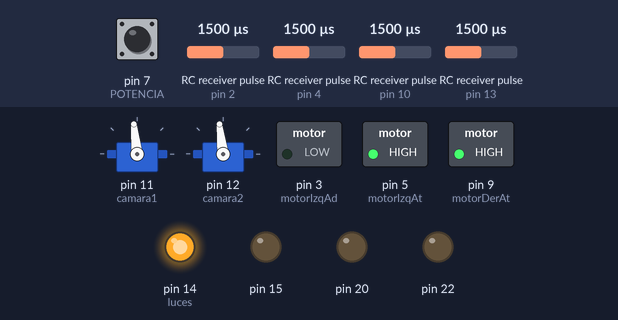
Simulated run of this sketch. Board: Arduino Mega 2560, built with avr-gcc and run on an emulated ATmega2560. Shown: 2 × servo, switched loads named in the sketch (green lamp = pin HIGH), output pins drawn as LEDs (lit = HIGH). Wiring (inferred from the names in the program): 4 × RC receiver channel: data pin 2 / data pin 4 / data pin 10 / data pin 13. The inputs (shaded band) are chosen by the test bench; at power-on: RC receiver pulse (sensors on pin 2, pin 4, pin 10, pin 13) 1500 µs, pin 7 (POTENCIA) HIGH.

Above: at 1.3 s.
1.4 s: RC receiver pulse (sensor on pin 2) set to 1020 µs
At 2.62 s:
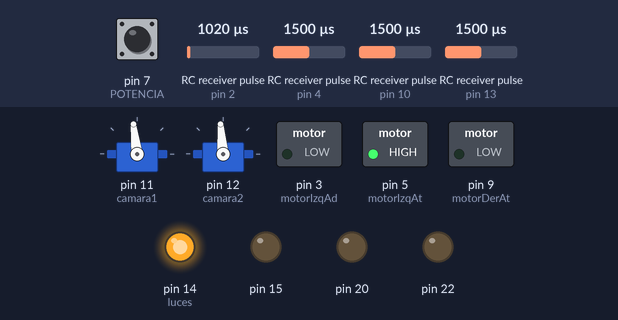
4.4 s: RC receiver pulse (sensor on pin 4) set to 1390 µs
At 6.02 s:
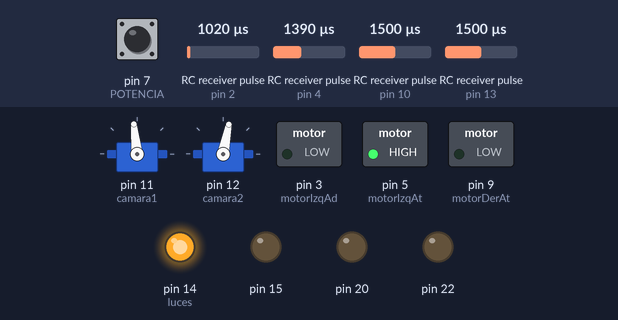
7.4 s: RC receiver pulse (sensor on pin 10) set to 1020 µs
At 8.76 s:
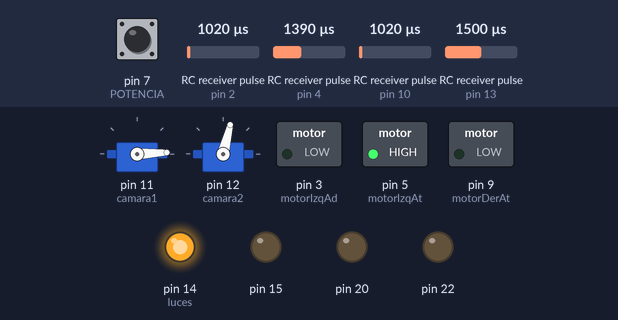
10.4 s: RC receiver pulse (sensor on pin 13) set to 1415 µs
13.4 s: RC receiver pulse (sensor on pin 13) set to 1400 µs
16.4 s: RC receiver pulse (sensor on pin 2) set to 1500 µs
At 16.7 s:
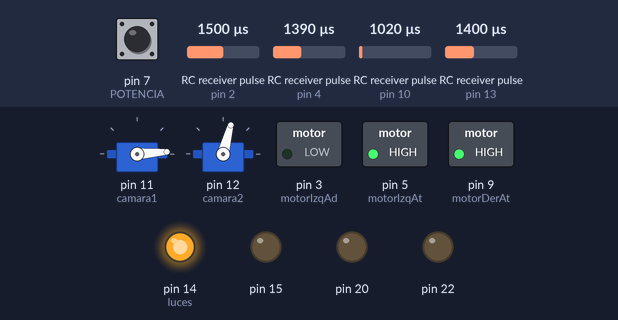
Timing chart, 0 to 20.4 s (numbered marks = the images above; inputs shaded):
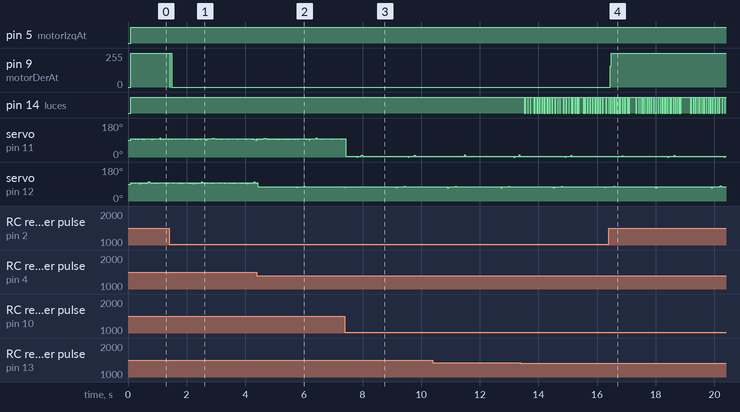

Measured:
- after the input at 1.4 s, pin 9 (motorDerAt): 255/255 → 0/255 at once
- after the input at 16.4 s, pin 9 (motorDerAt): 0/255 → 255/255 after 0.05 s

The sketch:

codigo_tanke2.ino
```cpp
#include <EnableInterrupt.h>
#include <Servo.h>
Servo direccion;  // create servo object to control a servo
Servo camara1;
Servo camara2;

int val;
int cam ;
int cam2 ;
int motorIzqAd = 3;
int motorIzqAt = 5;
int motorDerAd = 6;
int  motorDerAt = 9;
int luces = 14;
int aux1 = 22;
int aux2 = 14;
int aux3 = 15;
const int mitad = 1500;//el valor cuando el mando esta a la mitad
long loop_timer, tiempo_ejecucion;

volatile long contPotenciaInit; // LEER MANDO RC --> POTENCIA
volatile int PulsoPotencia;
void INTpotencia() {
  if (digitalRead(7) == HIGH) contPotenciaInit = micros();
  if (digitalRead(7) == LOW)PulsoPotencia = micros() - contPotenciaInit;
}

volatile long canal13; // LEER MANDO RC --> canal5
volatile int Pulsocanal13;
void INTcanal13() {
  if (digitalRead(13) == HIGH) canal13 = micros();
  if (digitalRead(13) == LOW)Pulsocanal13 = micros() - canal13;
}

volatile long contPitchInit; // LEER MANDO RC --> PITCH
volatile int PulsoPitch;
void INTpitch() {
  if (digitalRead(4) == HIGH) contPitchInit = micros();
  if (digitalRead(4) == LOW) PulsoPitch = micros() - contPitchInit;
}
/*
volatile long contcanal7; // LEER MANDO RC --> canal7
volatile int Pulsocanal7;
void INTcanal7() {
  if (digitalRead(5) == HIGH) contcanal7 = micros();
  if (digitalRead(5) == LOW) Pulsocanal7 = micros() - contcanal7;
}
*/
volatile long contRollInit; // LEER MANDO RC --> ROLL
volatile int PulsoRoll;
void INTroll() {
  if (digitalRead(10) == HIGH) contRollInit = micros();
  if (digitalRead(10) == LOW) PulsoRoll = micros() - contRollInit;
}
/*
volatile long contcanal8; // LEER MANDO RC --> canal8
volatile int Pulsocanal8;
void INTcanal8() {
  if (digitalRead(4) == HIGH) contcanal8 = micros();
  if (digitalRead(4) == LOW) Pulsocanal8 = micros() - contcanal8;
}
*/
volatile long contYawInit; // LEER MANDO RC --> YAW
volatile int PulsoYaw;
void INTyaw() {
  if (digitalRead(2) == HIGH) contYawInit = micros();
  if (digitalRead(2) == LOW) PulsoYaw = micros() - contYawInit;
}
/*
volatile long contcanal2; // LEER MANDO RC --> canal9
volatile int Pulsocanal2;
void INTcanal2() {
  if (digitalRead(2) == HIGH) contcanal2 = micros();
  if (digitalRead(2) == LOW) Pulsocanal2 = micros() - contcanal2;
}
*/
void setup() {
  //direccion.attach(3);
  camara1.attach(11);
  camara2.attach(12);
  pinMode(3, OUTPUT);
  pinMode(5, OUTPUT);
  pinMode(7, OUTPUT);
  pinMode(9, OUTPUT);
  pinMode(20, OUTPUT);
  pinMode(22, OUTPUT);
  pinMode(14, OUTPUT);
  pinMode(15, OUTPUT);
 // pinMode(9, INPUT_PULLUP);
  /*
  //canal7
  enableInterrupt(9, INTcanal7, CHANGE);
  pinMode(4, INPUT_PULLUP);                  // canal8
  enableInterrupt(4, INTcanal8, CHANGE);
  pinMode(12, INPUT_PULLUP);                  // canal9
  enableInterrupt(12, INTcanal9, CHANGE);
   */
  pinMode(13, INPUT_PULLUP);                   // canal13
  enableInterrupt(13, INTcanal13, CHANGE);
  pinMode(2, INPUT_PULLUP);                    // YAW
  enableInterrupt(2, INTyaw, CHANGE);
  pinMode(7, INPUT_PULLUP);                    // POTENCIA
  enableInterrupt(7, INTpotencia, CHANGE);
  pinMode(4, INPUT_PULLUP);                    // PITCH
  enableInterrupt(4, INTpitch, CHANGE);
  pinMode(10, INPUT_PULLUP);                   // ROLL
  enableInterrupt(10, INTroll, CHANGE);

  Serial.begin(115200);
  delay(100);
}
////////////////////////////////////////////////////////////////////////////////////////////////////
void delante(){
  digitalWrite(motorIzqAd, HIGH);            //
    digitalWrite(motorIzqAt, LOW);             //adelante
    digitalWrite(motorDerAd, HIGH);            //
    digitalWrite( motorDerAt, LOW);             //
  }
  //////////////////////////////////////////////////////////////////////////////////////////////////////
  void atras(){
    digitalWrite(motorIzqAd, LOW);            //
    digitalWrite(motorIzqAt, HIGH);           //
    digitalWrite(motorDerAd, LOW);            //atras
    digitalWrite( motorDerAt, HIGH);           //
    }
    void derecha(){
      digitalWrite(motorIzqAd, HIGH);            //
    digitalWrite(motorIzqAt, LOW);            //
    digitalWrite(motorDerAd, LOW);            //derecha
    digitalWrite( motorDerAt, HIGH);           //
      }
  void izquierda(){
    digitalWrite(motorIzqAd, LOW);            //
    digitalWrite(motorIzqAt, HIGH);           //izquierda
    digitalWrite(motorDerAd, HIGH);           //
    digitalWrite( motorDerAt, LOW);            //
    }
 void parado(){
  digitalWrite(motorIzqAd, LOW);            //
    digitalWrite(motorIzqAt, LOW);             //parado
    digitalWrite(motorDerAd, LOW);            //
    digitalWrite( motorDerAt, LOW);             //
  }
void loop() {
  while (micros() - loop_timer < 10000);

  tiempo_ejecucion = (micros() - loop_timer) / 1000;
  loop_timer = micros();


//                                                  servo camara1
///////////////////////////////////////////////////////////////////////////////////////////////////////////////
cam2=PulsoPitch;                        //
cam2 = map(cam2, 1000, 1990, 0, 190);     //
camara2.write(cam2);                     //

//                                                  servo camara2
///////////////////////////////////////////////////////////////////////////////////////////////////////////////
cam=PulsoRoll;                        //
cam = map(cam, 1000, 1990, 0,190);     //
camara1.write(cam);                     //


//                                              luces
//////////////////////////////////////////////////////////////////////////////////////////////////////////////

if (Pulsocanal13  > 1400) {

    digitalWrite(luces, HIGH);
  } else {                             //luces
    digitalWrite(luces, LOW);
        }
//////////////////////////////////////////////////////////////////////////////////////////////////
/*
    int PulsoPotencia = map(1400, 1000, 1900, 0, 2);
 switch (PulsoPotencia) {
    case 0:                                     //  1400
     digitalWrite(motorIzqAd, LOW);             //parado
    digitalWrite(motorIzqAt, LOW);
    digitalWrite(motorDerAd, LOW);              //
    digitalWrite( motorDerAt, LOW);             //
      break;
    case 1:                                     // 1900
      digitalWrite(motorIzqAd, HIGH);           //
    digitalWrite(motorIzqAt, LOW);              //adelante
    digitalWrite(motorDerAd, HIGH);             //
    digitalWrite( motorDerAt, LOW);             //
      break;
    case 2:                                     // 1000
      digitalWrite(motorIzqAd, LOW);            //
    digitalWrite(motorIzqAt, HIGH);             //
    digitalWrite(motorDerAd, LOW);              //atras
    digitalWrite( motorDerAt, HIGH);            //
      break;

  }
  */

///////////////////////////////////////////////////////////////////////////////////////////////////////////////
  //                                                dos motores tipo tanke

 if (PulsoPotencia >= 1700) {                  //
    delante();
  }

  /*
  else {                                    //
    digitalWrite(motorIzqAd, LOW);             //
    digitalWrite(motorIzqAt, LOW);
    digitalWrite(motorDerAd, LOW);            //
    digitalWrite( motorDerAt, LOW);             //
    }

         */
if (PulsoPotencia  <= 1400) {
    atras();
  }

  /*
  else {
    digitalWrite(motorIzqAd, LOW);            //
    digitalWrite(motorIzqAt, LOW);            //
    digitalWrite(motorDerAd, LOW);            //
    digitalWrite( motorDerAt, LOW);            //
    }
    */

    if (PulsoYaw  >1700) {
    derecha();
  }

  /*
  else {
    digitalWrite(motorIzqAd, LOW);            //
    digitalWrite(motorIzqAt, LOW);            //
    digitalWrite(motorDerAd, LOW);            //
    digitalWrite( motorDerAt, LOW);            //
    }

     */
     if (PulsoYaw  < 1400) {
    izquierda();
  }

/*
else

  {
    digitalWrite(motorIzqAd, LOW);            //
    digitalWrite(motorIzqAt, LOW);            //
    digitalWrite(motorDerAd, LOW);            //
    digitalWrite( motorDerAt, LOW);            //
    }
      */
        /*
      if (PulsoYaw  >1400 && PulsoYaw<1700) {

        digitalWrite(motorIzqAd, LOW);            //
    digitalWrite(motorIzqAt, LOW);            //
    digitalWrite(motorDerAd, LOW);            //
    digitalWrite( motorDerAt, LOW);            //
    }

            */
            /*
    if (PulsoPotencia  > 1400 && PulsoPotencia < 1700)
    {
    parado();
  }
              */
      }

/////////////////////////////////////////////////////////////////////////////////////////////////////////////////
/*
  Serial.print(Pulsocanal13);
  Serial.print("\t");

  Serial.print(PulsoPotencia);
  Serial.print("\t");

  Serial.print(PulsoPitch);
  Serial.print("\t");

  Serial.print(PulsoRoll);
  Serial.print("\t");

  Serial.println(PulsoYaw);
  Serial.print("\t");
  */
```
